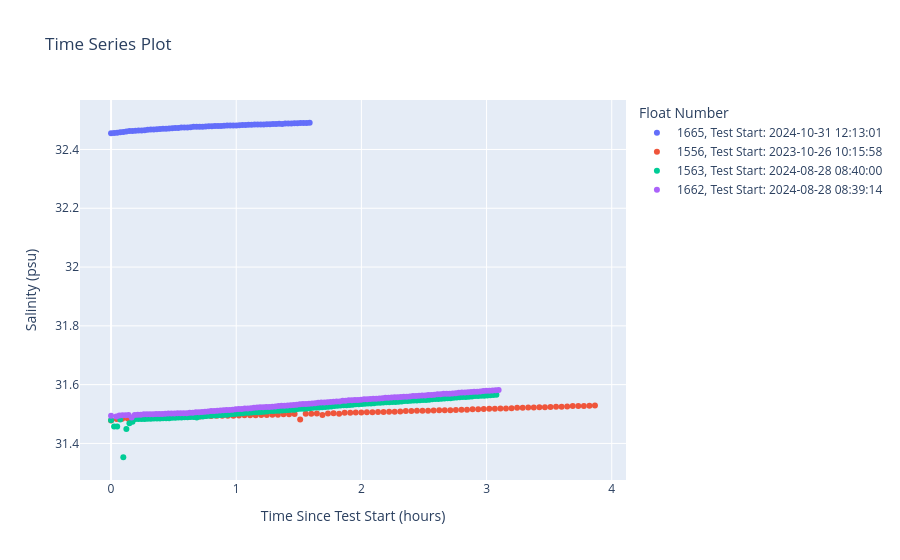
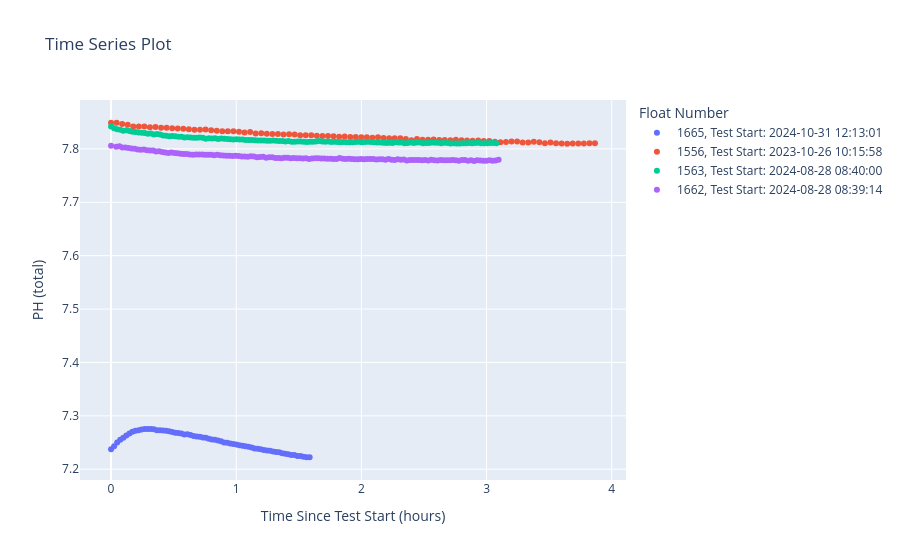
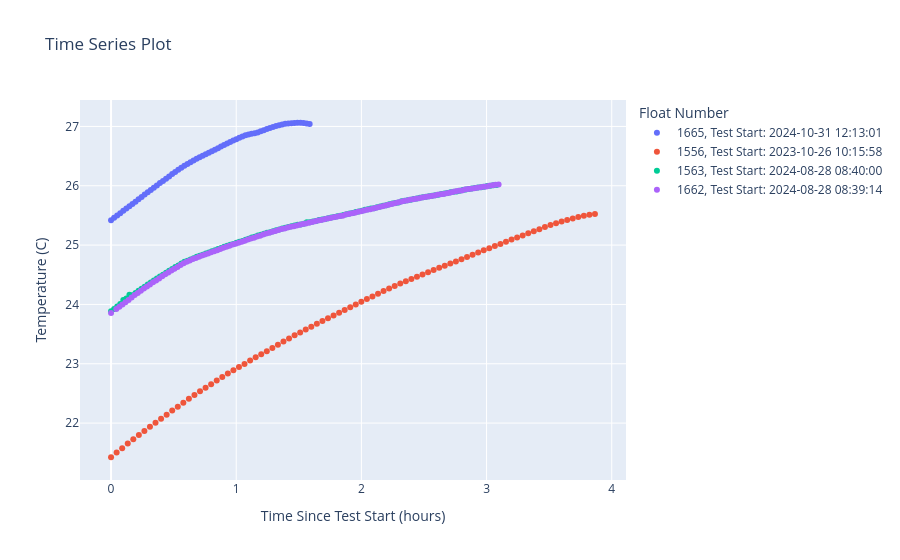
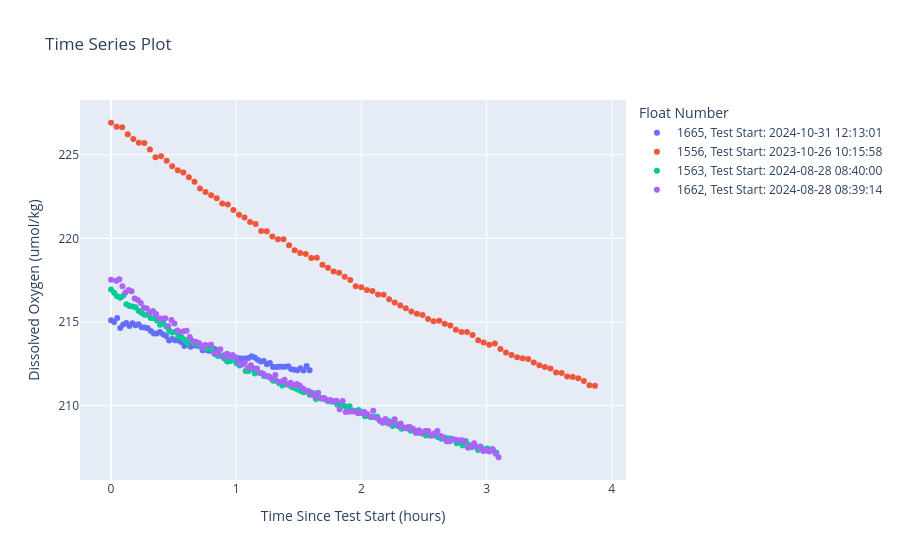

Write notebook code for charts like these, in order.
### Code cell
for i in params:
    d = [diff_analysis(sns,i) for sns in SN]
    df = pd.concat(d)
    fig = px.scatter(df,x=df['Time Since Test Start (hours)'], y=df[i] , color = df['Float Number'], 
                     labels={"MCOMS3" : "Backscattering at 700nm (m^-1)", "PH_TOTAL" : "PH (total)","MCOMS2" : "Chlorophyll a (mg/m^3)", "MCOMS1":"FDOM (ppb)", "DOXY": "Dissolved Oxygen (umol/kg)", "PSAL": "Salinity (psu)", "TEMP":"Temperature (C)", "NITRATE":"Nitrate (uM)" ,"PRES":"Pressure (dbar)" }, title = 'Time Series Plot')
    #fig.write_html("Z:\\www\\bgc\\flow_through\\"+str(i)+".html")
    fig.show()
